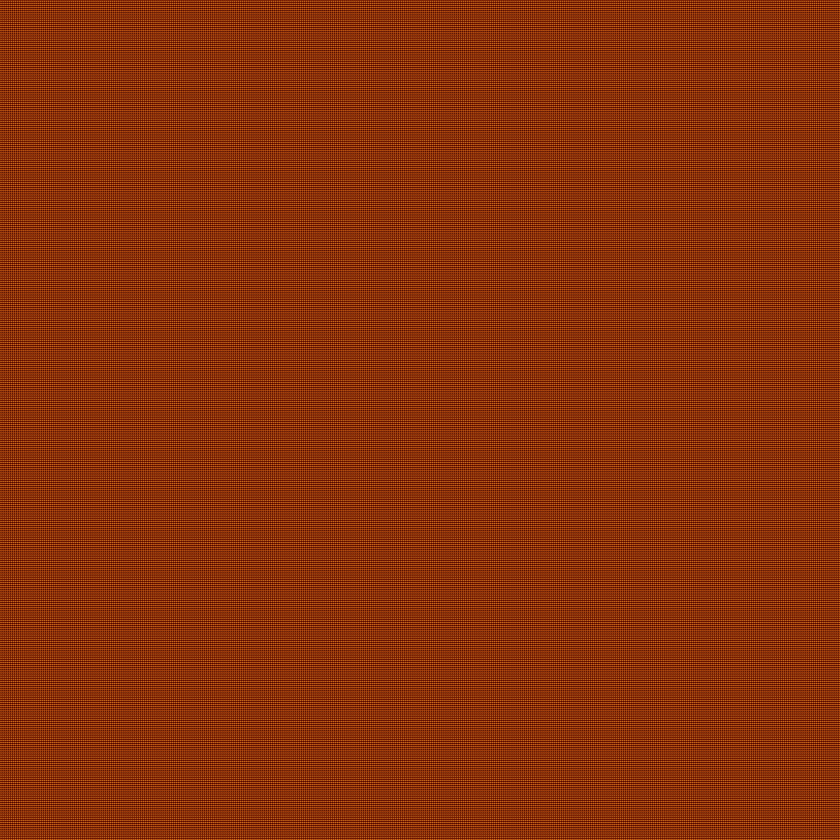
#> input picture origin_image/holes.png, 840 x 840 px, shrunk from 4069 x 4069 before the run, found by its file name
$ python thresh.py
#> lines starting #> are read from the running program, lines starting #| are printed output that depends on the picture
import cv2
import numpy as np
from matplotlib import pyplot as plt

img = cv2.imread('holes.png',0)
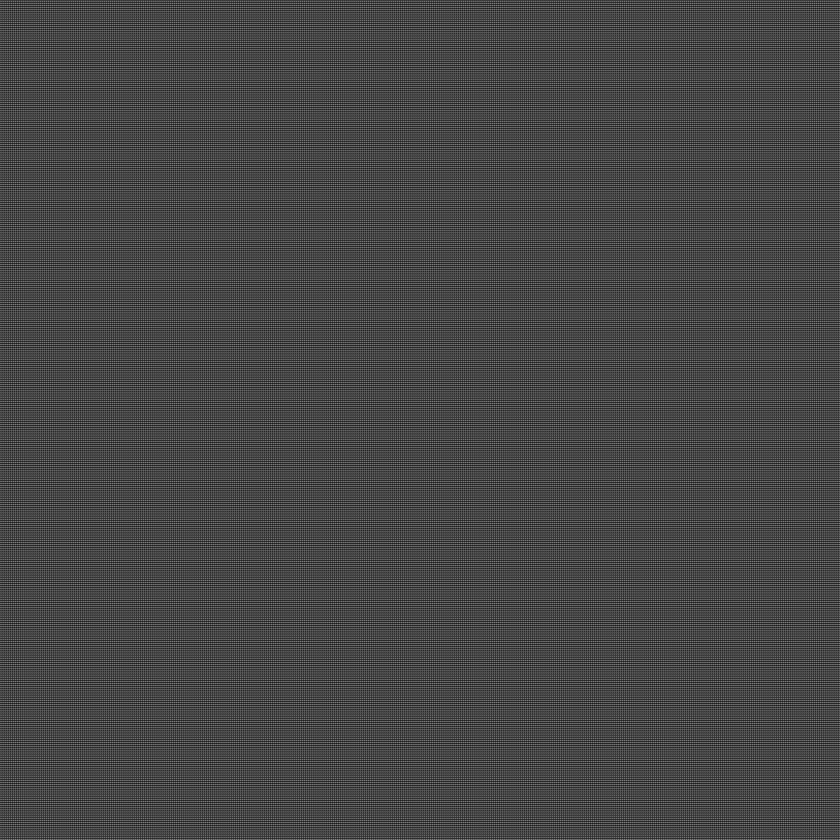
#> img: shape (840, 840); min 26, max 135, mean 70.6

ret,th1 = cv2.threshold(img,127,255,cv2.THRESH_BINARY)
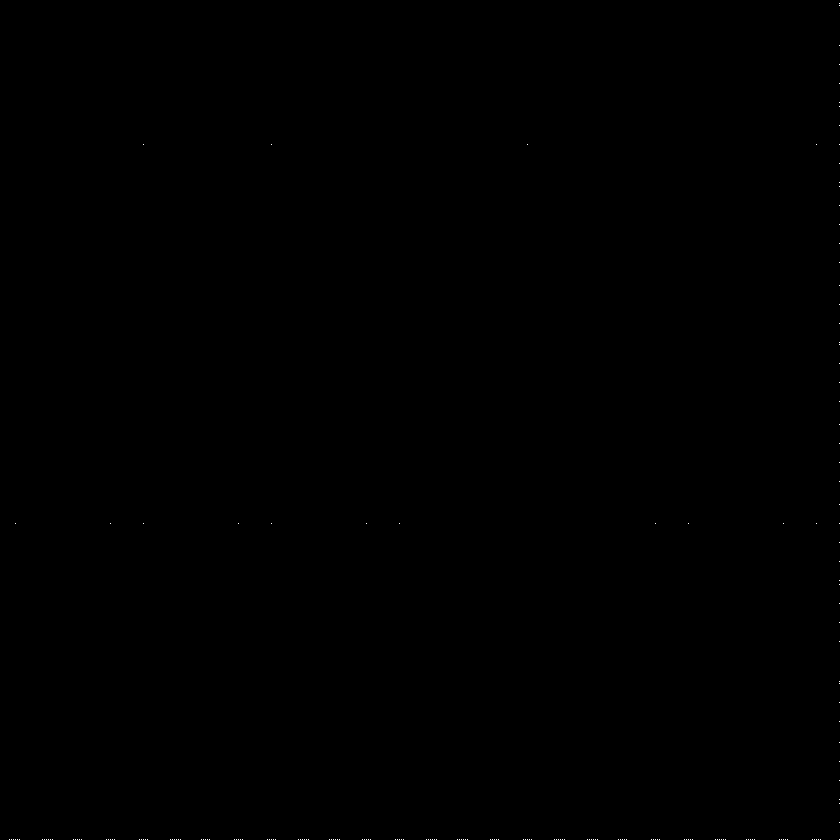
#> th1: shape (840, 840); 0.03% white in thin lines or dots
th2 = cv2.adaptiveThreshold(img,255,cv2.ADAPTIVE_THRESH_MEAN_C,\
            cv2.THRESH_BINARY,11,2)
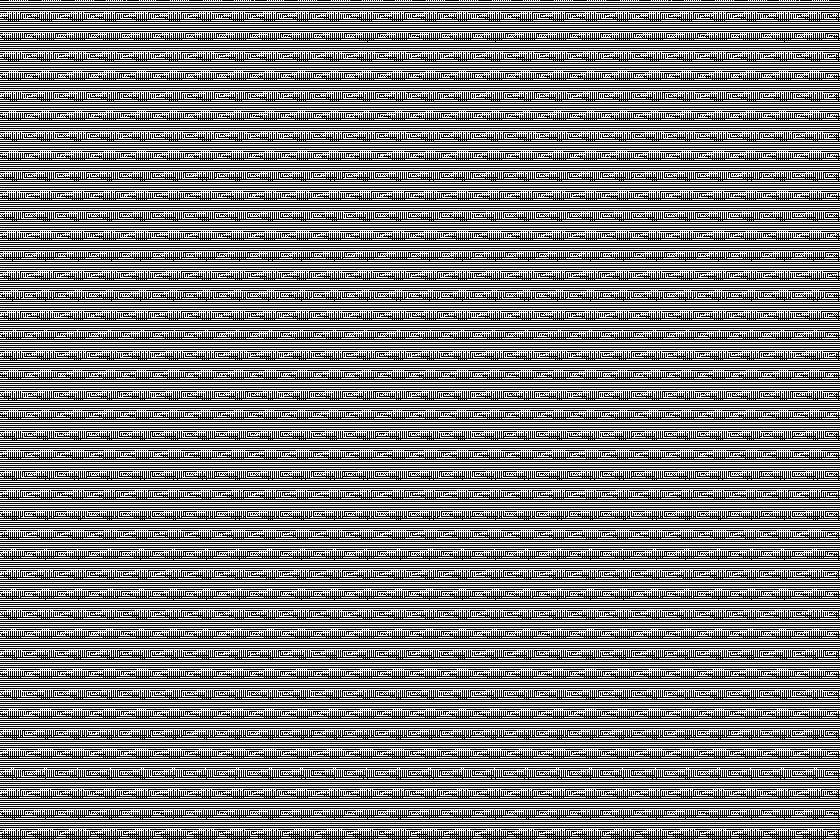
#> th2: shape (840, 840); 50% white; black in thin lines or dots
th3 = cv2.adaptiveThreshold(img,255,cv2.ADAPTIVE_THRESH_GAUSSIAN_C,\
            cv2.THRESH_BINARY,11,2)
#> th3: shape (840, 840); 50.1% white; black in thin lines or dots

titles = ['Original Image', 'Global Thresholding (v = 127)',
            'Adaptive Mean Thresholding', 'Adaptive Gaussian Thresholding']
images = [img, th1, th2, th3]

cv2.imwrite('image1.png',th3)

for i in range(4):
    plt.subplot(2,2,i+1),plt.imshow(images[i],'gray')
    plt.title(titles[i])
    plt.xticks([]),plt.yticks([])
plt.show()
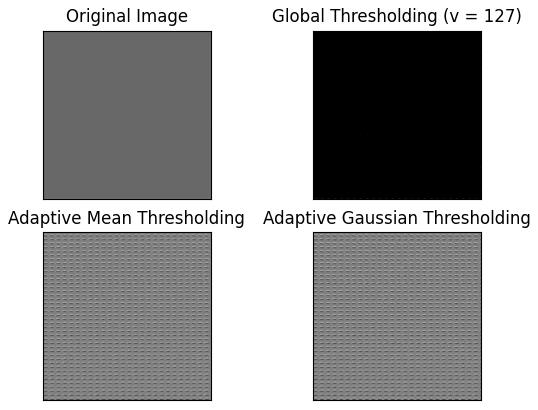
#> figure drawn by matplotlib, 4 panels
